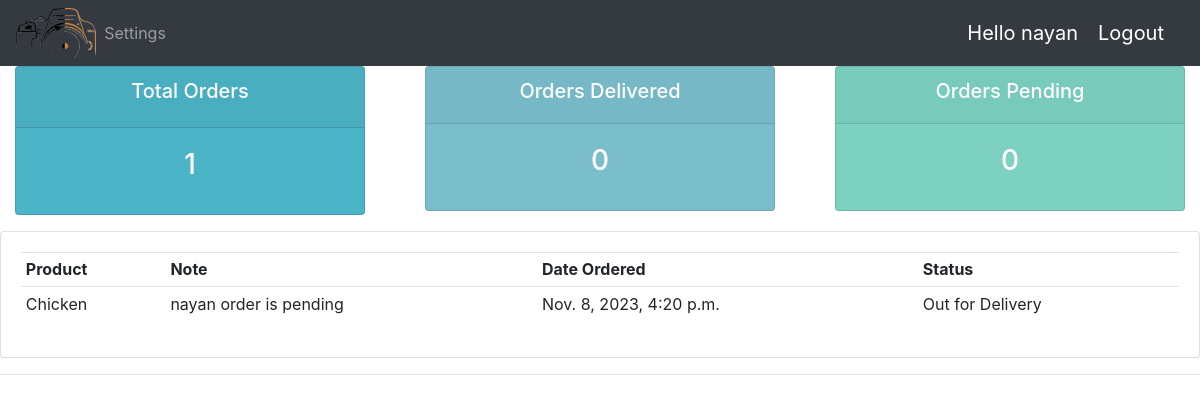
Screenshot of /user/ (signed in) with the database file from the repository.
### accounts/models.py (models this page shows, shortened)
class Order(models.Model):
    STATUS = (
        ('Pending','Pending'),
        ('Out for Delivery','Out for Delivery'),
        ('Delivered','Delivered'),
    )
    customer = models.ForeignKey(Customer,null=True,on_delete=models.SET_NULL)
    product = models.ForeignKey(Product,null=True,on_delete=models.SET_NULL)
    date_created = models.DateTimeField(auto_now_add=True, null=True)
    status = models.CharField(max_length=200, null=True,choices=STATUS)
    note = models.CharField(max_length=2000, null=True)

class Product(models.Model):
    CATEGORY = (
        ('Indoor','Indoor'),
        ('Out Door','Out Door'),
    )
    name = models.CharField(max_length=200, null=True)
    price = models.FloatField(null=True)
    category = models.CharField(max_length=200, null=True,choices=CATEGORY)
    description = models.CharField(max_length=200, null=True,blank=True)
    date_created = models.DateTimeField(auto_now_add=True, null=True)
    tag = models.ManyToManyField(Tag)
    def __str__(self):
        return self.name

### accounts/decorators.py (the view)
        def wrapper_func(request,*args, **kwargs):
            group = None
            if request.user.groups.exists():
                group = request.user.groups.all()[0].name
            if group in allowed_roles:
                return view_func(request,*args, **kwargs)
            else:
                return HttpResponse('You are not authorized ot view this page')

### accounts/views.py (called while the page is built)
@login_required(login_url='login')
@allowed_users(allowed_roles = ['customer'])
def userPage(request):
    orders = request.user.customer.order_set.all()
    total_orders = orders.count()
    delivered = orders.filter(status='Delivered').count()
    pending = orders.filter(status='Pending').count()
    context = {'orders':orders,'total_orders':total_orders,'delivered':delivered,'pending':pending}
    return render(request,'accounts/user.html',context)

### accounts/templates/accounts/user.html
{% extends "accounts/main.html" %}
{% block content %}
{% include "accounts/status.html" %}
<div class="row">
    <div class="col-md">
        <div class="card card-body">
            <table class="table table-sm">
                <tr>
                    <th>Product</th>
                    <th>Note</th>
                    <th>Date Ordered</th>
                    <th>Status</th>
                </tr>
                {% for order in orders %}
                <tr>
                    <td>{{order.product}}</td>
                    <td>{{order.note}}</td>
                    <td>{{order.date_created}}</td>
                    <td>{{order.status}}</td>
                </tr>
                {% endfor %}
            </table>
        </div>
    </div>
</div>
{% endblock content %}

### accounts/templates/accounts/navbar.html (shortened to what this page needs)
{% load static %}
<nav class="navbar navbar-expand-lg navbar-dark bg-dark">
    <img style = "height:50px" src="{% static 'images/logo-a.png' %}" alt="">
    <div class="collapse navbar-collapse" id="navbarNav">
      <ul class="navbar-nav">
        {% if request.user.is_staff %}
        <li class="nav-item active">
          <a class="nav-link" href="{% url 'home' %}">Dashboard</a>
        </li>
        <li class="nav-item">
          <a class="nav-link" href="{% url 'products' %}">Products</a>
        </li
        {% else %}
        <li class="nav-item">
          <a class="nav-link" href="{% url 'account' %}">Settings</a>
        </li>
        {% endif %}
      </ul>
    </div>
    <span class = "hello-msg">Hello {{request.user}}</span>
    <span><a class = "hello-msg" href="{% url 'logout' %}">Logout</a></span>
  </nav>

### accounts/templates/accounts/navbar.html (style rules this page uses)
.hello-msg { font-size: 20px; color: white; margin-right: 20px; }

### rows the page displays
Order: product "Chicken", note "nayan order is pending", date_created "Nov. 8, 2023, 4:20 p.m.", status "Out for Delivery"

### other values shown
{{ request.user }} "nayan"
{{ total_orders }} "1"
{{ delivered }} "0"
{{ pending }} "0"
